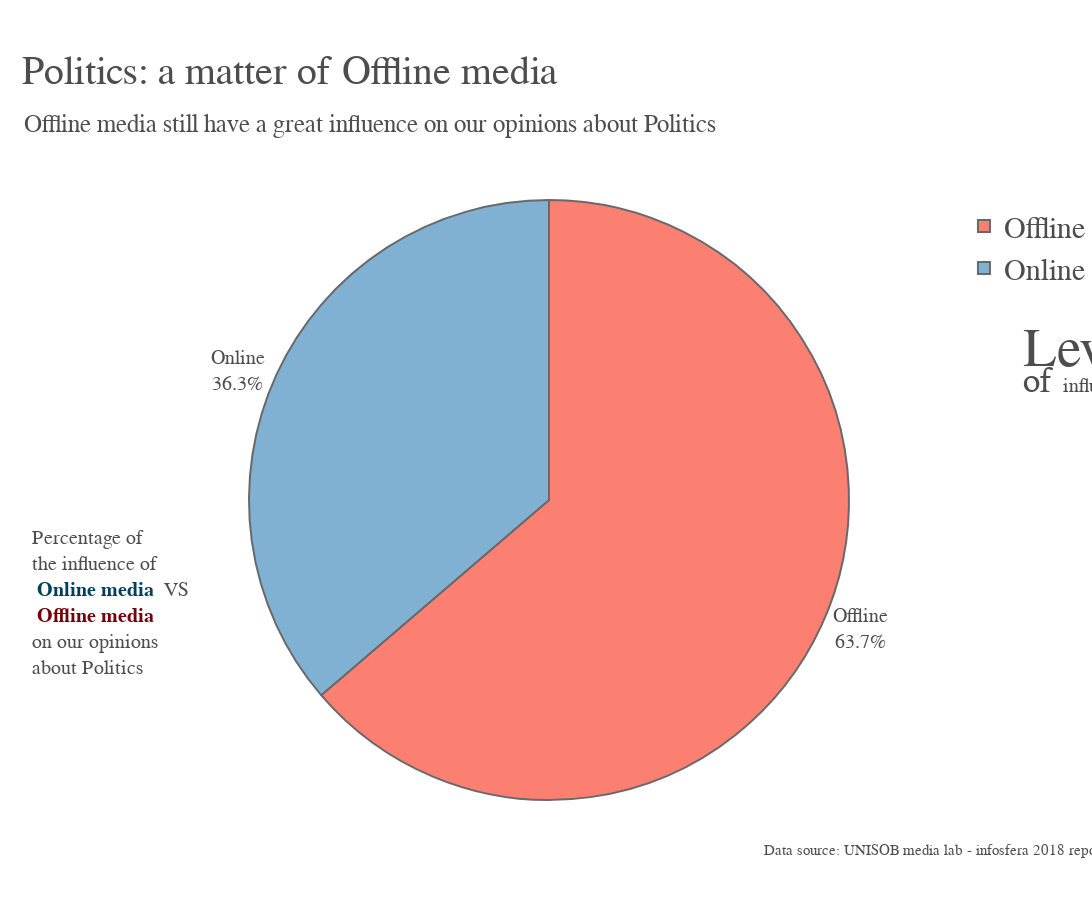

The code cell stored with this chart in its notebook:
### Code cell
import plotly.graph_objects as go

# create pie
fig = go.Figure(data=[go.Pie(labels=['Online','Offline'], values=perc)])

fig.update_layout(
    # update size of the image
    autosize = False, width = 1600, height = 900, margin = dict(l=150, r=0, b=100, t=200, pad=4),
    paper_bgcolor = 'white',
    # and font
    font = dict(family="Courier New, monospace", color="#4d4d4d", size = 30)
)

fig.update_traces(
    # update font of labels
    textfont = dict(size=20),
    textinfo='label+percent', textposition='outside',
    # and colors of pie
    marker=dict(colors=['#80b1d3', '#fb8072'], line=dict(color='dimgray', width=2)))

#title
fig.add_annotation(x=-0.15, y=1.2, xref="paper", yref="paper",
                  text = "Politics: a matter of Offline media",
                  font = dict(family="Courier New, monospace", size = 40, color="#4d4d4d"),
                   xanchor = 'left', yanchor = 'top', align = 'left')


# subtitle
#subtitle = 'Percentage of the influence of Online VS Offline media on our opinions about Politics'
subtitle = 'Offline media still have a great influence on our opinions about Politics'
fig.add_annotation(
     # subtitle
    xref='paper', yref='paper', x=-0.16, y=+1.15, text=subtitle, showarrow=False, align='right',
    xanchor = 'left', yanchor = 'top', font = dict(size=25))

# description
#description = '<span style="color: #73000b; font-weight:bold;"> Offline media </span> <br>still have a great <br>influence on our <br>opinions about <br> Politics'
description = 'Percentage of <br>the influence of <br><span style="color: #00405d; font-weight:bold;"> Online media </span> VS <br><span style="color: #73000b; font-weight:bold;"> Offline media </span> <br>on our opinions <br>about Politics'
fig.add_annotation(
    # description
    xref='paper', yref='paper', x=-0.15, y=0.2, text=description, showarrow=False, align='left',
    font = dict(size=20))

# legend
#description = '<span style="color: #73000b; font-weight:bold;">Offline</span> media <br> <span style="color: #00405d; font-weight:bold;"> Online</span> media'
#fig.add_annotation(
#    # description
#    xref='paper', yref='paper', x=1.19, y=0.6, text=description, showarrow=False, align='left',
#    font = dict(size=20))

# x=1.20, y=0.45
description2 = '<span style="font-size:55px;"> Level </span> <br> <span style="font-size:35px;"> of</span> <span style="font-size:20px;"> influence </span>'
fig.add_annotation(
    # description
    xref='paper', yref='paper', x=1.27, y=0.8, text=description2, showarrow=False, align='left',
    font = dict(size=20))

# source of data
source = 'Data source: UNISOB media lab - infosfera 2018 report'
fig.add_annotation(
     # source of the data
    xref='paper', yref='paper', x=1.2, y=-0.1, text=source, showarrow=False, align='left',
    font = dict(size=15))

# show
fig.show()
fig.write_image("piechart.svg")

### Figure 1 — Plotly figure (JSON) as saved in the notebook; plotly's stock layout.template omitted (floating-point values rounded to 4 significant figures)
{"data": [{"labels": ["Online", "Offline"], "marker": {"colors": ["#80b1d3", "#fb8072"], "line": {"color": "dimgray", "width": 2}}, "textfont": {"size": 20}, "textinfo": "label+percent", "textposition": "outside", "type": "pie", "values": [0.3627, 0.6373]}], "layout": {"annotations": [{"align": "left", "font": {"color": "#4d4d4d", "family": "Courier New, monospace", "size": 40}, "text": "Politics: a matter of Offline media", "x": -0.15, "xanchor": "left", "xref": "paper", "y": 1.2, "yanchor": "top", "yref": "paper"}, {"align": "right", "font": {"size": 25}, "showarrow": false, "text": "Offline media still have a great influence on our opinions about Politics", "x": -0.16, "xanchor": "left", "xref": "paper", "y": 1.15, "yanchor": "top", "yref": "paper"}, {"align": "left", "font": {"size": 20}, "showarrow": false, "text": "Percentage of <br>the influence of <br><span style=\"color: #00405d; font-weight:bold;\"> Online media </span> VS <br><span style=\"color: #73000b; font-weight:bold;\"> Offline media </span> <br>on our opinions <br>about Politics", "x": -0.15, "xref": "paper", "y": 0.2, "yref": "paper"}, {"align": "left", "font": {"size": 20}, "showarrow": false, "text": "<span style=\"font-size:55px;\"> Level </span> <br> <span style=\"font-size:35px;\"> of</span> <span style=\"font-size:20px;\"> influence </span>", "x": 1.27, "xref": "paper", "y": 0.8, "yref": "paper"}, {"align": "left", "font": {"size": 15}, "showarrow": false, "text": "Data source: UNISOB media lab - infosfera 2018 report", "x": 1.2, "xref": "paper", "y": -0.1, "yref": "paper"}], "autosize": false, "font": {"color": "#4d4d4d", "family": "Courier New, monospace", "size": 30}, "height": 900, "margin": {"b": 100, "l": 150, "pad": 4, "r": 0, "t": 200}, "paper_bgcolor": "white", "width": 1600}}
